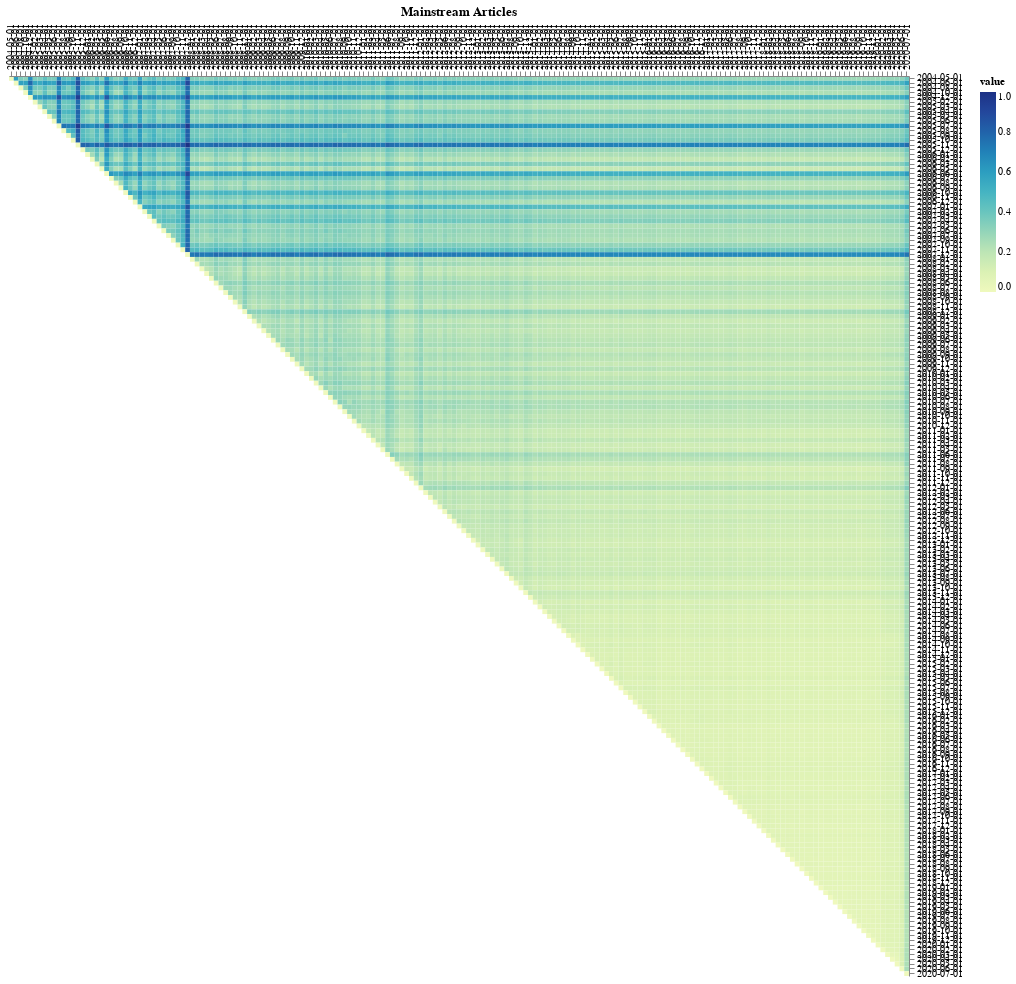

Source (notebook cell):
### Code cell
corp = "loco_conspiracy"
freq = pd.read_csv(f"data/{corp}/freq.csv")
corpus = Corpus(freq)
dvr = corpus.create_dvr(equally_weighted=True)
sigs = corpus.create_signatures(distance="JSD")
# for sig in sigs[0]:
#     write(Path("results")/corp/"sigs", sig.reset_index(), f"{corp}_{sig.name}", color=True)
sockpuppet_matrix(sockpuppet_distance(corpus, corpus)).properties(
    title=("Mainstream Articles")
).configure_axis(title=None).properties(width=900, height=900)
# .save(
#     f"final_results/loco_mainstream_sockpuppets.html"
# )

### Figure 1 — Vega-Lite specification as saved in the notebook (floating-point values rounded to 4 significant figures; data arrays with more than 128 entries replaced by an {"elided": "..."} marker saying what was removed)
{"config": {"view": {"continuousWidth": 400, "continuousHeight": 300, "strokeWidth": 0}, "axis": {"title": null}}, "data": {"name": "data-5d339c2c10f192e82c559836073192e8"}, "mark": "rect", "encoding": {"color": {"field": "value", "scale": {"scheme": "yellowgreenblue"}, "type": "quantitative"}, "x": {"axis": {"orient": "top"}, "field": "Corpus 1", "sort": null, "type": "ordinal"}, "y": {"axis": {"orient": "right"}, "field": "Corpus 2", "sort": null, "type": "ordinal"}}, "height": 900, "title": "Mainstream Articles", "width": 900, "$schema": "https://vega.github.io/schema/vega-lite/v4.17.0.json", "datasets": {"data-5d339c2c10f192e82c559836073192e8": {"elided": "17955 records"}}}
